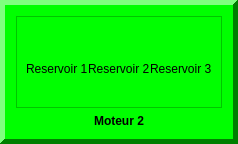
          <widget class="QFrame" name="F8">
           <property name="palette">
            <palette>
             <active>
              <colorrole role="WindowText">
               <brush brushstyle="SolidPattern">
                <color alpha="255">
                 <red>0</red>
                 <green>0</green>
                 <blue>0</blue>
                </color>
               </brush>
              </colorrole>
              <colorrole role="Button">
               <brush brushstyle="SolidPattern">
                <color alpha="255">
                 <red>0</red>
                 <green>255</green>
                 <blue>0</blue>
                </color>
               </brush>
              </colorrole>
              <colorrole role="Light">
               <brush brushstyle="SolidPattern">
                <color alpha="255">
                 <red>127</red>
                 <green>255</green>
                 <blue>127</blue>
                </color>
               </brush>
              </colorrole>
              <colorrole role="Midlight">
               <brush brushstyle="SolidPattern">
                <color alpha="255">
                 <red>63</red>
                 <green>255</green>
                 <blue>63</blue>
                </color>
               </brush>
              </colorrole>
              <colorrole role="Dark">
               <brush brushstyle="SolidPattern">
                <color alpha="255">
                 <red>0</red>
                 <green>127</green>
                 <blue>0</blue>
                </color>
               </brush>
              </colorrole>
              <colorrole role="Mid">
               <brush brushstyle="SolidPattern">
                <color alpha="255">
                 <red>0</red>
                 <green>170</green>
                 <blue>0</blue>
                </color>
               </brush>
              </colorrole>
              <colorrole role="Text">
               <brush brushstyle="SolidPattern">
                <color alpha="255">
                 <red>0</red>
                 <green>0</green>
                 <blue>0</blue>
                </color>
               </brush>
              </colorrole>
              <colorrole role="BrightText">
               <brush brushstyle="SolidPattern">
                <color alpha="255">
                 <red>255</red>
                 <green>255</green>
                 <blue>255</blue>
                </color>
               </brush>
              </colorrole>
              <colorrole role="ButtonText">
               <brush brushstyle="SolidPattern">
                <color alpha="255">
                 <red>0</red>
                 <green>0</green>
                 <blue>0</blue>
                </color>
               </brush>
              </colorrole>
              <colorrole role="Base">
               <brush brushstyle="SolidPattern">
                <color alpha="255">
                 <red>255</red>
                 <green>255</green>
                 <blue>255</blue>
                </color>
               </brush>
              </colorrole>
              <colorrole role="Window">
               <brush brushstyle="SolidPattern">
                <color alpha="255">
                 <red>0</red>
                 <green>255</green>
                 <blue>0</blue>
                </color>
               </brush>
              </colorrole>
              <colorrole role="Shadow">
               <brush brushstyle="SolidPattern">
                <color alpha="255">
                 <red>0</red>
                 <green>0</green>
                 <blue>0</blue>
                </color>
               </brush>
              </colorrole>
              <colorrole role="AlternateBase">
               <brush brushstyle="SolidPattern">
                <color alpha="255">
                 <red>127</red>
                 <green>255</green>
                 <blue>127</blue>
                </color>
               </brush>
              </colorrole>
              <colorrole role="ToolTipBase">
               <brush brushstyle="SolidPattern">
                <color alpha="255">
                 <red>255</red>
                 <green>255</green>
                 <blue>220</blue>
                </color>
               </brush>
              </colorrole>
              <colorrole role="ToolTipText">
               <brush brushstyle="SolidPattern">
                <color alpha="255">
                 <red>0</red>
                 <green>0</green>
                 <blue>0</blue>
                </color>
               </brush>
              </colorrole>
              <colorrole role="PlaceholderText">
               <brush brushstyle="NoBrush">
                <color alpha="128">
                 <red>0</red>
                 <green>0</green>
                 <blue>0</blue>
                </color>
               </brush>
              </colorrole>
             </active>
             <inactive>
              <colorrole role="WindowText">
               <brush brushstyle="SolidPattern">
                <color alpha="255">
                 <red>0</red>
                 <green>0</green>
                 <blue>0</blue>
                </color>
               </brush>
              </colorrole>
              <colorrole role="Button">
               <brush brushstyle="SolidPattern">
                <color alpha="255">
                 <red>0</red>
                 <green>255</green>
                 <blue>0</blue>
                </color>
               </brush>
              </colorrole>
              <colorrole role="Light">
               <brush brushstyle="SolidPattern">
                <color alpha="255">
                 <red>127</red>
                 <green>255</green>
                 <blue>127</blue>
                </color>
               </brush>
              </colorrole>
              <colorrole role="Midlight">
               <brush brushstyle="SolidPattern">
                <color alpha="255">
                 <red>63</red>
                 <green>255</green>
                 <blue>63</blue>
                </color>
               </brush>
              </colorrole>
              <colorrole role="Dark">
               <brush brushstyle="SolidPattern">
                <color alpha="255">
                 <red>0</red>
                 <green>127</green>
                 <blue>0</blue>
                </color>
               </brush>
              </colorrole>
              <colorrole role="Mid">
               <brush brushstyle="SolidPattern">
                <color alpha="255">
                 <red>0</red>
                 <green>170</green>
                 <blue>0</blue>
                </color>
               </brush>
              </colorrole>
              <colorrole role="Text">
               <brush brushstyle="SolidPattern">
                <color alpha="255">
                 <red>0</red>
                 <green>0</green>
                 <blue>0</blue>
                </color>
               </brush>
              </colorrole>
              <colorrole role="BrightText">
               <brush brushstyle="SolidPattern">
                <color alpha="255">
                 <red>255</red>
                 <green>255</green>
                 <blue>255</blue>
                </color>
               </brush>
              </colorrole>
              <colorrole role="ButtonText">
               <brush brushstyle="SolidPattern">
                <color alpha="255">
                 <red>0</red>
                 <green>0</green>
                 <blue>0</blue>
                </color>
               </brush>
              </colorrole>
              <colorrole role="Base">
               <brush brushstyle="SolidPattern">
                <color alpha="255">
                 <red>255</red>
                 <green>255</green>
                 <blue>255</blue>
                </color>
               </brush>
              </colorrole>
              <colorrole role="Window">
               <brush brushstyle="SolidPattern">
                <color alpha="255">
                 <red>0</red>
                 <green>255</green>
                 <blue>0</blue>
                </color>
               </brush>
              </colorrole>
              <colorrole role="Shadow">
               <brush brushstyle="SolidPattern">
                <color alpha="255">
                 <red>0</red>
                 <green>0</green>
                 <blue>0</blue>
                </color>
               </brush>
              </colorrole>
              <colorrole role="AlternateBase">
               <brush brushstyle="SolidPattern">
                <color alpha="255">
                 <red>127</red>
                 <green>255</green>
                 <blue>127</blue>
                </color>
               </brush>
              </colorrole>
              <colorrole role="ToolTipBase">
               <brush brushstyle="SolidPattern">
                <color alpha="255">
                 <red>255</red>
                 <green>255</green>
                 <blue>220</blue>
                </color>
               </brush>
              </colorrole>
              <colorrole role="ToolTipText">
               <brush brushstyle="SolidPattern">
                <color alpha="255">
                 <red>0</red>
                 <green>0</green>
                 <blue>0</blue>
                </color>
               </brush>
              </colorrole>
              <colorrole role="PlaceholderText">
               <brush brushstyle="NoBrush">
                <color alpha="128">
                 <red>0</red>
                 <green>0</green>
                 <blue>0</blue>
                </color>
               </brush>
              </colorrole>
             </inactive>
             <disabled>
              <colorrole role="WindowText">
               <brush brushstyle="SolidPattern">
                <color alpha="255">
                 <red>0</red>
                 <green>127</green>
                 <blue>0</blue>
                </color>
               </brush>
              </colorrole>
              <colorrole role="Button">
               <brush brushstyle="SolidPattern">
                <color alpha="255">
                 <red>0</red>
                 <green>255</green>
                 <blue>0</blue>
                </color>
               </brush>
              </colorrole>
              <colorrole role="Light">
               <brush brushstyle="SolidPattern">
                <color alpha="255">
                 <red>127</red>
                 <green>255</green>
                 <blue>127</blue>
                </color>
               </brush>
              </colorrole>
              <colorrole role="Midlight">
               <brush brushstyle="SolidPattern">
                <color alpha="255">
                 <red>63</red>
                 <green>255</green>
                 <blue>63</blue>
                </color>
               </brush>
              </colorrole>
              <colorrole role="Dark">
               <brush brushstyle="SolidPattern">
                <color alpha="255">
                 <red>0</red>
                 <green>127</green>
                 <blue>0</blue>
                </color>
               </brush>
              </colorrole>
              <colorrole role="Mid">
               <brush brushstyle="SolidPattern">
                <color alpha="255">
                 <red>0</red>
                 <green>170</green>
                 <blue>0</blue>
                </color>
               </brush>
              </colorrole>
              <colorrole role="Text">
               <brush brushstyle="SolidPattern">
                <color alpha="255">
                 <red>0</red>
                 <green>127</green>
                 <blue>0</blue>
                </color>
               </brush>
              </colorrole>
              <colorrole role="BrightText">
               <brush brushstyle="SolidPattern">
                <color alpha="255">
                 <red>255</red>
                 <green>255</green>
                 <blue>255</blue>
                </color>
               </brush>
              </colorrole>
              <colorrole role="ButtonText">
               <brush brushstyle="SolidPattern">
                <color alpha="255">
                 <red>0</red>
                 <green>127</green>
                 <blue>0</blue>
                </color>
               </brush>
              </colorrole>
              <colorrole role="Base">
               <brush brushstyle="SolidPattern">
                <color alpha="255">
                 <red>0</red>
                 <green>255</green>
                 <blue>0</blue>
                </color>
               </brush>
              </colorrole>
              <colorrole role="Window">
               <brush brushstyle="SolidPattern">
                <color alpha="255">
                 <red>0</red>
                 <green>255</green>
                 <blue>0</blue>
                </color>
               </brush>
              </colorrole>
              <colorrole role="Shadow">
               <brush brushstyle="SolidPattern">
                <color alpha="255">
                 <red>0</red>
                 <green>0</green>
                 <blue>0</blue>
                </color>
               </brush>
              </colorrole>
              <colorrole role="AlternateBase">
               <brush brushstyle="SolidPattern">
                <color alpha="255">
                 <red>0</red>
                 <green>255</green>
                 <blue>0</blue>
                </color>
               </brush>
              </colorrole>
              <colorrole role="ToolTipBase">
               <brush brushstyle="SolidPattern">
                <color alpha="255">
                 <red>255</red>
                 <green>255</green>
                 <blue>220</blue>
                </color>
               </brush>
              </colorrole>
              <colorrole role="ToolTipText">
               <brush brushstyle="SolidPattern">
                <color alpha="255">
                 <red>0</red>
                 <green>0</green>
                 <blue>0</blue>
                </color>
               </brush>
              </colorrole>
              <colorrole role="PlaceholderText">
               <brush brushstyle="NoBrush">
                <color alpha="128">
                 <red>0</red>
                 <green>0</green>
                 <blue>0</blue>
                </color>
               </brush>
              </colorrole>
             </disabled>
            </palette>
           </property>
           <property name="frameShape">
            <enum>QFrame::Panel</enum>
           </property>
           <property name="frameShadow">
            <enum>QFrame::Raised</enum>
           </property>
           <property name="lineWidth">
            <number>5</number>
           </property>
           <layout class="QGridLayout" name="gridLayout_12">
            <item row="0" column="0">
             <layout class="QVBoxLayout" name="verticalLayout_8">
              <item>
               <widget class="QFrame" name="frame_2">
                <property name="frameShape">
                 <enum>QFrame::StyledPanel</enum>
                </property>
                <property name="frameShadow">
                 <enum>QFrame::Raised</enum>
                </property>
                <layout class="QGridLayout" name="gridLayout_16">
                 <property name="verticalSpacing">
                  <number>22</number>
                 </property>
                 <item row="0" column="0">
                  <layout class="QHBoxLayout" name="horizontalLayout_11">
                   <item>
                    <widget class="QLabel" name="M21">
                     <property name="text">
                      <string/>
                     </property>
                     <property name="pixmap">
                      <pixmap resource="images.qrc">:/icones/rouge</pixmap>
                     </property>
                     <property name="alignment">
                      <set>Qt::AlignCenter</set>
                     </property>
                    </widget>
                   </item>
                   <item>
                    <widget class="QLabel" name="M22">
                     <property name="text">
                      <string/>
                     </property>
                     <property name="pixmap">
                      <pixmap resource="images.qrc">:/icones/vert</pixmap>
                     </property>
                     <property name="alignment">
                      <set>Qt::AlignCenter</set>
                     </property>
                    </widget>
                   </item>
                   <item>
                    <widget class="QLabel" name="M23">
                     <property name="text">
                      <string/>
                     </property>
                     <property name="pixmap">
                      <pixmap resource="images.qrc">:/icones/rouge</pixmap>
                     </property>
                     <property name="alignment">
                      <set>Qt::AlignCenter</set>
                     </property>
                    </widget>
                   </item>
                  </layout>
                 </item>
                 <item row="1" column="0">
                  <layout class="QHBoxLayout" name="horizontalLayout_5">
                   <property name="rightMargin">
                    <number>0</number>
                   </property>
                   <property name="bottomMargin">
                    <number>22</number>
                   </property>
                   <item>
                    <widget class="QLabel" name="label_6">
                     <property name="text">
                      <string>Reservoir 1</string>
                     </property>
                    </widget>
                   </item>
                   <item>
                    <widget class="QLabel" name="label_5">
                     <property name="text">
                      <string>Reservoir 2</string>
                     </property>
                    </widget>
                   </item>
                   <item>
                    <widget class="QLabel" name="label_4">
                     <property name="text">
                      <string>Reservoir 3</string>
                     </property>
                    </widget>
                   </item>
                  </layout>
                 </item>
                </layout>
               </widget>
              </item>
              <item>
               <widget class="QLabel" name="label_11">
                <property name="font">
                 <font>
                  <weight>75</weight>
                  <bold>true</bold>
                 </font>
                </property>
                <property name="text">
                 <string>Moteur 2</string>
                </property>
                <property name="alignment">
                 <set>Qt::AlignCenter</set>
                </property>
               </widget>
              </item>
             </layout>
            </item>
           </layout>
          </widget>
